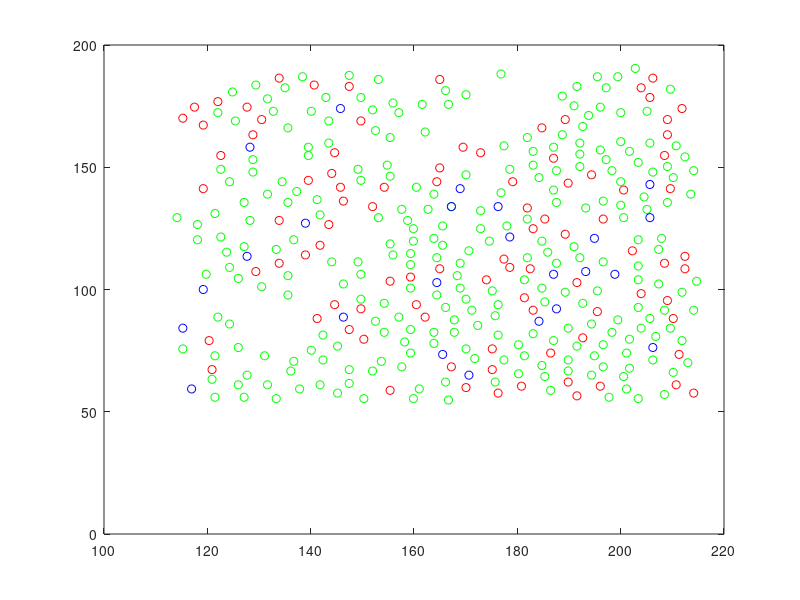

This chart was generated by the following MATLAB code: (Note: this script raises an error after producing the figure.)
% Convert data from Williams JOV paper into Matlab files.
%
% The data include the spatial array of L,M, and S cone positions in five
% subjects.
%
% The data also include the estimated pointspread functions for 500, 550,
% and 600nm.  These are all near the fovea (central 1.5 deg).
%
% Subject-specific spatial scale and eccentricity of the various PSFs and
% cone mosaics are {subject, arcmin/pixel, eccentricity}
%
%  If (0,0) is the fovea, then we make nasal,inferio<0, temporal,superior > 0
subjectInfo = {...
    {'HS', .113, [-1,0]}, ...
    {'YY', .124, [-1,1]},...
    {'AP',.117,[-1.25,0]},...
    {'MD',.127,-1,0},...
    {'BS',.120,[-1.25,0]}};
save subjectInfo subjectInfo

% These are the cone x,y positions for the different types of cones.
% d = xlsRead('ConeSpacing.xls');  save ConeSpacing d
load ConeSpacing

% The point spread functions are 100x100 tab-delimited data sets.
% They can be read and plotted as
% psf = load('APPSF500.txt'); mesh(psf)

% Some units we will want later for plotting
% Arcmin / pixel.  Remember it is 300 microns/deg.  So it is 5 arcmin per
% pixel
umPerDeg = 300;  arcminPerDeg = 60;                     %SI units
arcminPerPixel = 0.113;                                 %arcmin per pixel
umPerPixel = arcminPerPixel*(1/arcminPerDeg)*umPerDeg;  %um per pixel

% The cone mosaics for the individual subjects are pulled out and plotted
% here

%-----------------------
subject = 'HS'
subNum = 1;
col = [1,2,3];
arcminPerPixel = 0.113;

% Read and spatially scale xy positions
nanList = find(isnan(d(:,col(1))));
if isempty(nanList), lastPoint = size(d,1);
else lastPoint = min(nanList);
end

umPerPixel = arcminPerPixel*(1/arcminPerDeg)*umPerDeg;  %um per pixel

% Read and spatially scale xy positions
r = 1:lastPoint;
xy = d(r,col(1:2)); coneType = d(r,col(3));
xy = umPerPixel*xy;

L = (coneType == 1); M = (coneType ==2); S = (coneType == 3);
plot(xy(L,1),xy(L,2),'ro',xy(M,1),xy(M,2),'go',xy(S,1),xy(S,2),'bo');

clear psf;
psf{1} = load([subject,'PSF500.txt']);
psf{2} = load([subject,'PSF550.txt']);
psf{3} = load([subject,'PSF600.txt']);

comment = subjectInfo{subNum};
save(subject,'xy','coneType','arcminPerPixel','umPerPixel','psf','comment')

%-----------------------
subject = 'YY'
subNum = 2;
col = [5,6,7];
arcminPerPixel = 0.124;                                 %arcmin per pixel

% Read and spatially scale xy positions
nanList = find(isnan(d(:,col(1))));
if isempty(nanList), lastPoint = size(d,1);
else lastPoint = min(nanList);
end

umPerPixel = arcminPerPixel*(1/arcminPerDeg)*umPerDeg;  %um per pixel

% Read and spatially scale xy positions
r = 1:lastPoint;
xy = d(r,col(1:2)); coneType = d(r,col(3));
xy = umPerPixel*xy;

clear psf;
psf{1} = load([subject,'PSF500.txt']);
psf{2} = load([subject,'PSF550.txt']);
psf{3} = load([subject,'PSF600.txt']);

L = (coneType == 1); M = (coneType ==2); S = (coneType == 3);
plot(xy(L,1),xy(L,2),'ro',xy(M,1),xy(M,2),'go',xy(S,1),xy(S,2),'bo');

comment = subjectInfo{subNum};
save(subject,'xy','coneType','arcminPerPixel','umPerPixel','psf','comment')

%-----------------------
subject = 'AP'
subNum = 3;
col = [9,10,11];
arcminPerPixel = 0.117;                                 %arcmin per pixel

% Read and spatially scale xy positions
nanList = find(isnan(d(:,col(1))));
if isempty(nanList), lastPoint = size(d,1);
else lastPoint = min(nanList);
end

r = 1:lastPoint;
xy = d(r,col(1:2)); coneType = d(r,col(3));
xy = umPerPixel*xy;

umPerPixel = arcminPerPixel*(1/arcminPerDeg)*umPerDeg;  %um per pixel

L = (coneType == 1); M = (coneType ==2); S = (coneType == 3);
plot(xy(L,1),xy(L,2),'ro',xy(M,1),xy(M,2),'go',xy(S,1),xy(S,2),'bo');

clear psf;
psf{1} = load([subject,'PSF500.txt']);
psf{2} = load([subject,'PSF550.txt']);
psf{3} = load([subject,'PSF600.txt']);

comment = subjectInfo{subNum};
save(subject,'xy','coneType','arcminPerPixel','umPerPixel','psf','comment')

%-----------------------
subject = 'MD'
subNum = 3;
col = [13,14,15];
arcminPerPixel = 0.127;                                 %arcmin per pixel

% Read and spatially scale xy positions
nanList = find(isnan(d(:,col(1))));
if isempty(nanList), lastPoint = size(d,1);
else lastPoint = min(nanList);
end

r = 1:lastPoint;
xy = d(r,col(1:2)); coneType = d(r,col(3));
xy = umPerPixel*xy;

umPerPixel = arcminPerPixel*(1/arcminPerDeg)*umPerDeg;  %um per pixel

L = (coneType == 1); M = (coneType ==2); S = (coneType == 3);
plot(xy(L,1),xy(L,2),'ro',xy(M,1),xy(M,2),'go',xy(S,1),xy(S,2),'bo');

clear psf;
psf{1} = load([subject,'PSF500.txt']);
psf{2} = load([subject,'PSF550.txt']);
psf{3} = load([subject,'PSF600.txt']);

comment = subjectInfo{subNum};
save(subject,'xy','coneType','arcminPerPixel','umPerPixel','psf','comment')

%-----------------------
subject = 'BS'
subNum = 3;
col = [17,18,19];
arcminPerPixel = 0.120;                                 %arcmin per pixel

% Read and spatially scale xy positions
nanList = find(isnan(d(:,col(1))));
if isempty(nanList), lastPoint = size(d,1);
else lastPoint = min(nanList);
end

r = 1:lastPoint;
xy = d(r,col(1:2)); coneType = d(r,col(3));
xy = umPerPixel*xy;

umPerPixel = arcminPerPixel*(1/arcminPerDeg)*umPerDeg;  %um per pixel

L = (coneType == 1); M = (coneType ==2); S = (coneType == 3);
plot(xy(L,1),xy(L,2),'ro',xy(M,1),xy(M,2),'go',xy(S,1),xy(S,2),'bo');

clear psf;
psf{1} = load([subject,'PSF500.txt']);
psf{2} = load([subject,'PSF550.txt']);
psf{3} = load([subject,'PSF600.txt']);

comment = subjectInfo{subNum};
save(subject,'xy','coneType','arcminPerPixel','umPerPixel','psf','comment')
